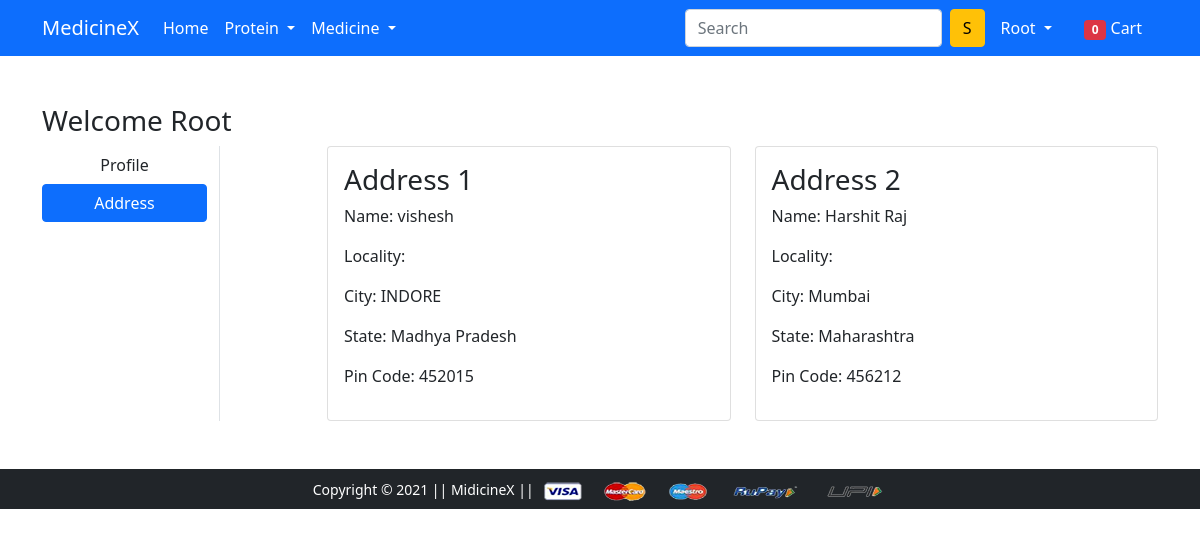
/address/ (signed in), run on an earlier commit of the app's database.
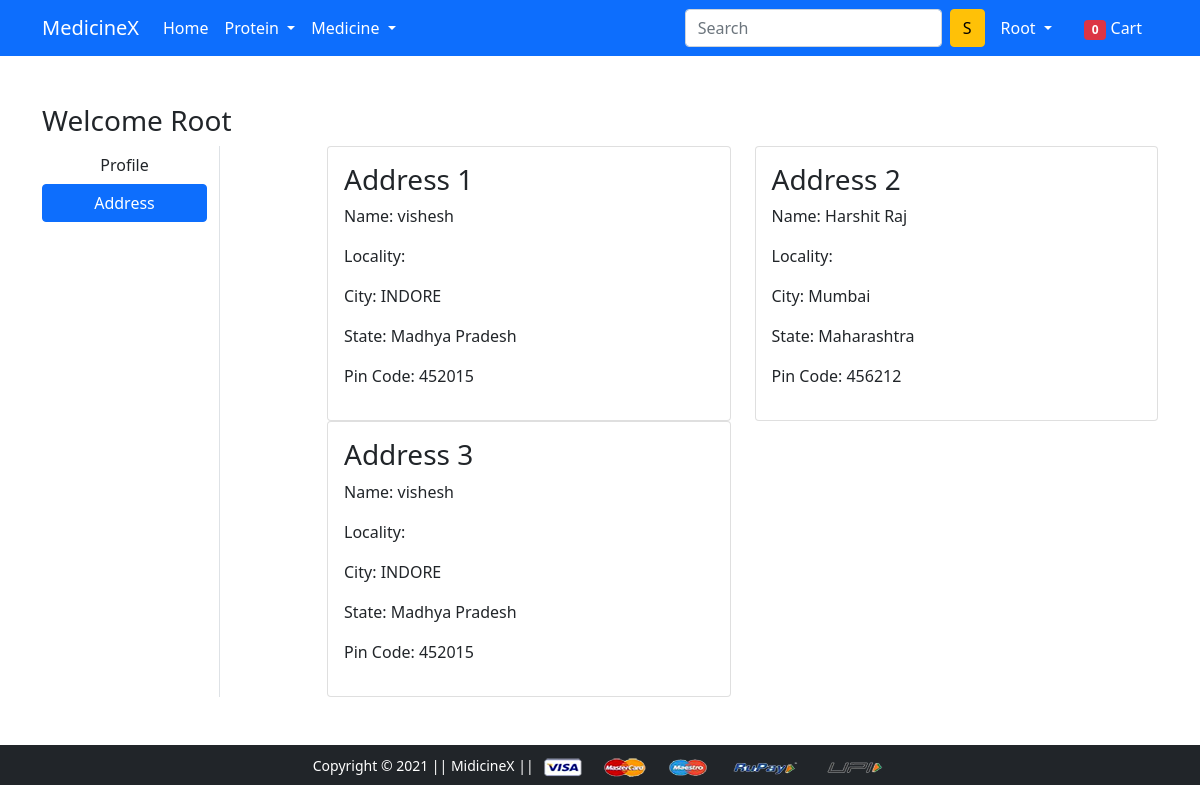
And on a later commit of the database.
### app/models.py (models this page shows, shortened)
class Customer(models.Model):
    user = models.ForeignKey(User, on_delete=models.CASCADE)
    name = models.CharField(max_length=200)
    location = models.CharField(max_length=200)
    city = models.CharField(max_length=100)
    zipcode = models.IntegerField()
    state = models.CharField(choices=STATE_CHOICES, max_length=100)

### app/views.py (the view)
# urls.py: path('address/', views.address, name='address'),
@login_required
def address(request):
    total_item = 0
    if request.user.is_authenticated:
        total_item = len(Cart.objects.filter(user=request.user))
    add = Customer.objects.filter(user=request.user)
    return render(request, 'app/address.html', {'add':add, 'active':'btn-primary', 'total_item':total_item})

### app/templates/app/address.html (shortened to what this page needs)
{% extends 'app/base.html' %}
{% load static %}
{% block main-content %}
<div class="container my-5">
 <div class="row">
 <h3>Welcome <span class='text-capitalize'>{{request.user}}</span></h3>
  <div class="col-sm-2 border-end">
   <ul class="list-unstyled">
    <li class="d-grid"><a href="{% url 'profile' %}" class= "btn">Profile</a></li>
    <li class="d-grid"><a href="{% url 'address' %}" class="btn {{active}}">Address</a></li>
   </ul>
  </div>
  <div class="col-sm-9 offset-sm-1">
   <div class="row">
    {% for ad in add %}
    <div class="col-sm-6">
     <div class="card">
      <div class="card-body">
       <h3>Address {{forloop.counter}}</h3>
       <p>Name: {{ad.name}}</p>
       <p>Locality: {{ad.Locality}}</p>
       <p>City: {{ad.city}}</p>
       <p>State: {{ad.state}}</p>
       <p>Pin Code: {{ad.zipcode}}</p>
      </div>
     </div>
    </div>
    {% endfor %}
   </div>
  </div>
 </div>
</div>
{% endblock main-content %}

What changed in the data, as far as the page shows it:
added Customer: name "vishesh", city "INDORE", state "Madhya Pradesh", zipcode "452015"
